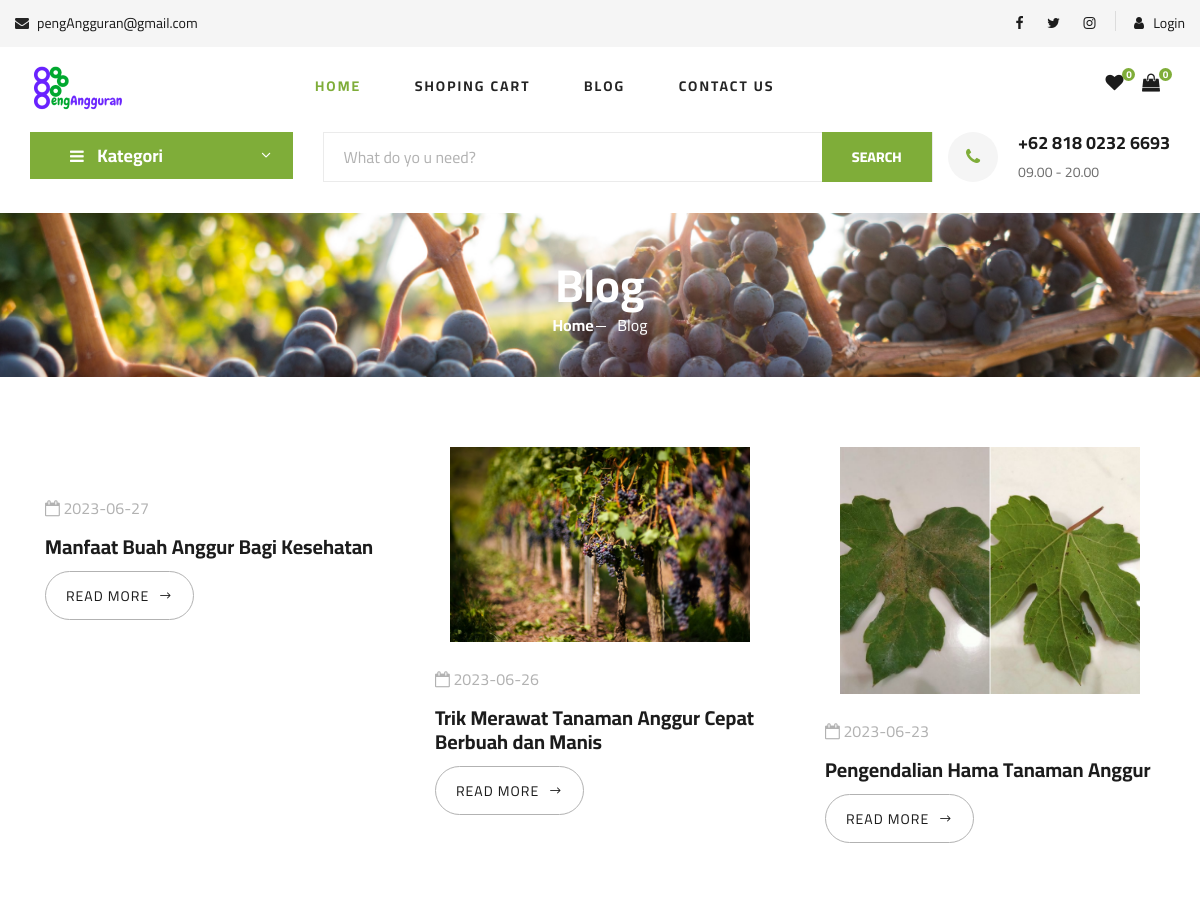
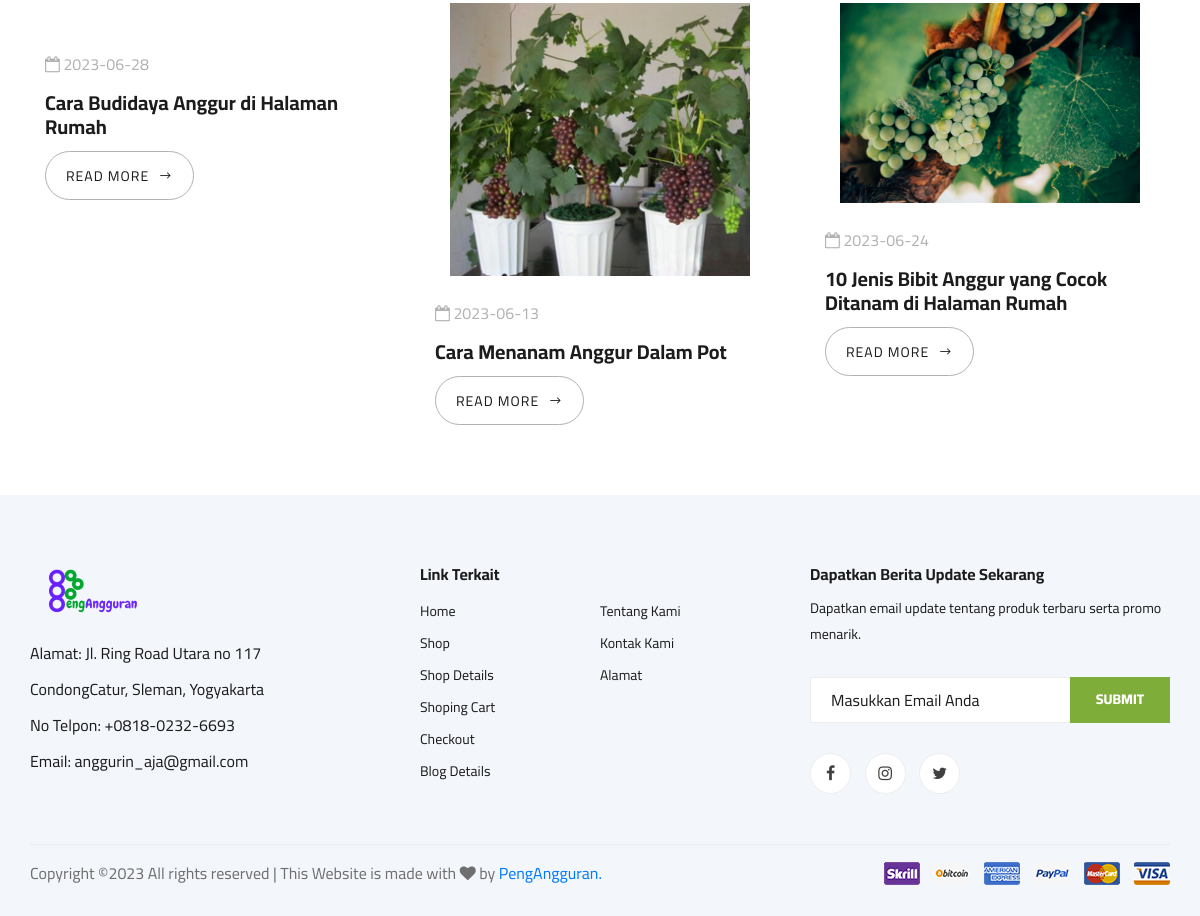
/index.php/main/blog, run on the app's committed database (2 pictures, top to bottom).
### tables this page shows
CREATE TABLE `tbl_blog` (
  `idBlog` int(5) NOT NULL,
  `judul_blog` varchar(200) DEFAULT NULL,
  `tanggal` date DEFAULT NULL,
  `cover_blog` varchar(100) DEFAULT NULL,
  `isi_blog` text DEFAULT NULL
);

### application/controllers/Main.php (called while the page is built, shortened)
<?php
class Main extends CI_Controller
{
	function __construct()
	{
		$this->load->model('Madmin');
		$this->load->library('cart');
	}
	public function blog()
	{
		$data['blog'] = $this->Madmin->get_all_data('tbl_blog')->result();
		$data['kategori'] = $this->Madmin->get_all_data('tbl_kategori')->result();
		$this->load->view('home/layout/header');
		$this->load->view('home/blog', $data);
		$this->load->view('home/layout/footer');
	}
}

### index.php (called while the page is built, shortened)
<?php
require_once BASEPATH.'core/CodeIgniter.php';

### application/models/Madmin.php (called while the page is built, shortened)
<?php
class Madmin extends CI_Model{
    public function get_all_data($table) {
        $q = $this->db->get($table);
        return $q;
    }
}
?>

### application/views/home/blog.php (the view, shortened to what this page needs)
<section class="hero hero-normal">
    <div class="container">
        <div class="row">
            <div class="col-lg-3">
                <div class="hero__categories">
                    <div class="hero__categories__all">
                        <i class="fa fa-bars"></i>
                        <span>Kategori</span>
                    </div>
                </div>
            </div>
            <div class="col-lg-9">
                <div class="hero__search">
                    <div class="hero__search__form">
                        <form action="#">
                            <input type="text" placeholder="What do yo u need?">
                            <button type="submit" class="site-btn">SEARCH</button>
                        </form>
                    </div>
                    <div class="hero__search__phone">
                        <div class="hero__search__phone__icon">
                            <i class="fa fa-phone"></i>
                        </div>
                        <div class="hero__search__phone__text">
                            <h5>+62 818 0232 6693</h5>
                            <span>09.00 - 20.00</span>
                        </div>
                    </div>
                </div>
            </div>
        </div>
    </div>
</section>
<section class="breadcrumb-section set-bg" data-setbg="<?php echo base_url('assets/home/ogani-master/img/breadcrumb1.jpg'); ?>">
    <div class="container">
        <div class="row">
            <div class="col-lg-12 text-center">
                <div class="breadcrumb__text">
                    <h2>Blog</h2>
                    <div class="breadcrumb__option">
                        <a href="=" <?php echo site_url('/'); ?>">Home</a>
                        <span>Blog</span>
                    </div>
                </div>
            </div>
        </div>
    </div>
</section>
<section class="related-blog spad">
    <div class="container">
        <div class="row g-4">
            <div class="col-lg-12">
                <div class="row">
                    <?php
                        foreach($blog as $val) { ?>
                    <div class="col-lg-4 col-md-4 col-sm-6">
                            <div class="blog__item">
                                <div class="col-md-12">
                                    <div class="col-md-12">
                                        <a href="<?php echo site_url('main/blog_details/'.$val->idBlog  );?>"><img src="<?php echo base_url('assets/blog/'.$val->cover_blog); ?>" alt=""></a>
                                    </div>
                                    <div class="blog__item__text">
                                        <ul>
                                            <li><i class="fa fa-calendar-o"></i> <?php echo $val->tanggal; ?></li>
                                        </ul>
                                        <h5><a href="<?php echo site_url('main/blog_details/'.$val->idBlog  );?>"><?php echo $val->judul_blog; ?></a></h5>
                                        <a href="<?php echo site_url('main/blog_details/'.$val->idBlog  );?>" class="blog__btn">READ MORE <span class="arrow_right"></span></a>
                                    </div>
                                </div>
                            </div>
                    </div>
                <?php } ?>
                </div>
            </div>
        </div>
    </div>
</section>

### application/views/home/layout/header.php (shortened to what this page needs)
<!DOCTYPE html>
<html lang="en">
<head>
    <link rel="stylesheet" href="<?php echo base_url('assets/home/ogani-master/css/bootstrap.min.css'); ?>" type="text/css">
    <link rel="stylesheet" href="<?php echo base_url('assets/home/ogani-master/css/font-awesome.min.css'); ?>" type="text/css">
    <link rel="stylesheet" href="<?php echo base_url('assets/home/ogani-master/css/elegant-icons.css'); ?>" type="text/css">
    <link rel="stylesheet" href="<?php echo base_url('assets/home/ogani-master/css/nice-select.css'); ?>" type="text/css">
    <link rel="stylesheet" href="<?php echo base_url('assets/home/ogani-master/css/jquery-ui.min.css'); ?>" type="text/css">
    <link rel="stylesheet" href="<?php echo base_url('assets/home/ogani-master/css/owl.carousel.min.css'); ?>" type="text/css">
    <link rel="stylesheet" href="<?php echo base_url('assets/home/ogani-master/css/slicknav.min.css'); ?>" type="text/css">
    <link rel="stylesheet" href="<?php echo base_url('assets/home/ogani-master/css/style.css'); ?>" type="text/css">
</head>
<body>
    <?php if (empty($this->session->userdata('idKonsumen'))) { ?>
        <header class="header">
            <div class="header__top">
                <div class="container-fluid">
                    <div class="row">
                        <div class="col-lg-6 col-md-6">
                            <div class="header__top__left">
                                <ul>
                                    <li><i class="fa fa-envelope"></i> pengAngguran@gmail.com</li>
                                </ul>
                            </div>
                        </div>
                        <div class="col-lg-6 col-md-6">
                            <div class="header__top__right">
                                <div class="header__top__right__social">
                                    <a href="#"><i class="fa fa-facebook"></i></a>
                                    <a href="#"><i class="fa fa-twitter"></i></a>
                                    <a href="#"><i class="fa fa-instagram"></i></a>
                                </div>
                                <div class="header__top__right__auth">
                                    <a href="<?php echo site_url('main/login/'); ?>"><i class="fa fa-user"></i> Login</a>
                                </div>
                            </div>
                        </div>
                    </div>
                </div>
            </div>
            <div class="container-fluid">
                <div class="row">
                    <div class="col-lg-3">
                        <div class="header__logo">
                            <a href="<?php echo site_url('/'); ?>"><img src="<?php echo base_url('assets/home/ogani-master/img/logo.png'); ?>" alt=""></a>
                        </div>
                    </div>
                    <div class="col-lg-6">
                        <nav class="header__menu">
                            <ul>
                                <li class="active"><a href="<?php echo site_url('/'); ?>">Home</a></li>
                                <li><a href="<?php echo site_url('main/cart/'); ?>">Shoping cart</a>
                                </li>
                                <li><a href="<?php echo site_url('main/blog/'); ?>">Blog</a></li>
                                <li><a href="<?php echo site_url('main/contact/'); ?>">Contact Us</a></li>
                            </ul>
                        </nav>
                    </div>
                    <div class="col-lg-3">
                        <div class="header__cart">
                            <ul>
                                <li><a href="#"><i class="fa fa-heart"></i> <span>0</span></a></li>
                                <li><a href="#"><i class="fa fa-shopping-bag"></i> <span>0</span></a></li>
                            </ul>
                        </div>
                    </div>
                </div>
            </div>
        </header>
    <?php } ?>

### application/views/home/layout/footer.php (shortened to what this page needs)
    <footer class="footer spad">
        <div class="container">
            <div class="row">
                <div class="col-lg-3 col-md-6 col-sm-6">
                    <div class="footer__about">
                        <div class="footer__about__logo">
                            <a href="<?php echo site_url('/');?>"><img src="<?php echo base_url('assets/home/ogani-master/img/logo.png');?>" alt=""></a>
                        </div>
                        <ul>
                            <li>Alamat: Jl. Ring Road Utara no 117 CondongCatur, Sleman, Yogyakarta</li>
                            <li>No Telpon: +0818-0232-6693</li>
                            <li>Email: anggurin_aja@gmail.com</li>
                        </ul>
                    </div>
                </div>
                <div class="col-lg-4 col-md-6 col-sm-6 offset-lg-1">
                    <div class="footer__widget">
                        <h6>Link Terkait</h6>
                        <ul>
                            <li><a href="<?php echo site_url('/');?>">Home</a></li>
                            <li><a href="<?php echo site_url('main/shop_grid/');?>">Shop</a></li>
                            <li><a href="<?php echo site_url('main/shop_details/');?>">Shop Details</a></li>
                            <li><a href="<?php echo site_url('main/cart/');?>">Shoping Cart</a></li>
                            <li><a href="<?php echo site_url('main/checkout/');?>">Checkout</a></li>
                            <li><a href="<?php echo site_url('main/blog_details/');?>">Blog Details</a></li>
                        </ul>
                        <ul>
                            <li><a href="#">Tentang Kami</a></li>
                            <li><a href="#">Kontak Kami</a></li>
                            <li><a href="#">Alamat</a></li>
                        </ul>
                    </div>
                </div>
                <div class="col-lg-4 col-md-12">
                    <div class="footer__widget">
                        <h6>Dapatkan Berita Update Sekarang</h6>
                        <p>Dapatkan email update tentang produk terbaru serta promo menarik.</p>
                        <form action="#">
                            <input type="text" placeholder="Masukkan Email Anda">
                            <button type="submit" class="site-btn">Submit</button>
                        </form>
                        <div class="footer__widget__social">
                            <a href="#"><i class="fa fa-facebook"></i></a>
                            <a href="#"><i class="fa fa-instagram"></i></a>
                            <a href="#"><i class="fa fa-twitter"></i></a>
                        </div>
                    </div>
                </div>
            </div>
            <div class="row">
                <div class="col-lg-12">
                    <div class="footer__copyright">
                        <div class="footer__copyright__text"><p>
  Copyright &copy;<script>document.write(new Date().getFullYear());</script> All rights reserved | This Website is made with <i class="fa fa-heart" aria-hidden="true"></i> by <a href="https://colorlib.com" target="_blank">PengAngguran.</a>
  </p></div>
                        <div class="footer__copyright__payment"><img src="img/payment-item.png" alt=""></div>
                    </div>
                </div>
            </div>
        </div>
    </footer>
</body>
</html>

### data on the page
tbl_blog: tanggal "2023-06-27", judul_blog "Manfaat Buah Anggur Bagi Kesehatan"
tbl_blog: cover_blog (picture), tanggal "2023-06-26", judul_blog "Trik Merawat Tanaman Anggur Cepat Berbuah dan Manis"
tbl_blog: cover_blog (picture), tanggal "2023-06-23", judul_blog "Pengendalian Hama Tanaman Anggur"
tbl_blog: tanggal "2023-06-28", judul_blog "Cara Budidaya Anggur di Halaman Rumah"
tbl_blog: cover_blog (picture), tanggal "2023-06-13", judul_blog "Cara Menanam Anggur Dalam Pot"
tbl_blog: cover_blog (picture), tanggal "2023-06-24", judul_blog "10 Jenis Bibit Anggur yang Cocok Ditanam di Halaman Rumah"
